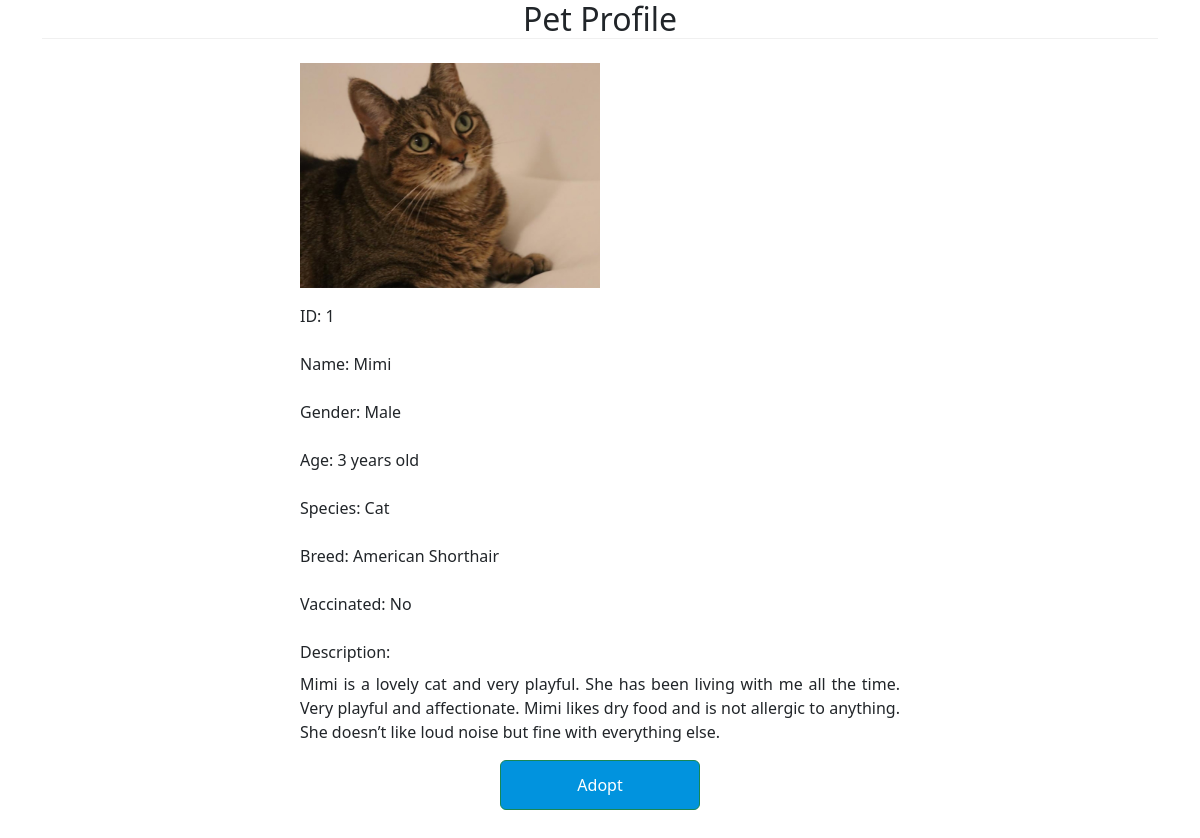
The app's page /pet-profile.php?petid=1 with its own data.
### tables this page shows
CREATE TABLE `pet` (
  `pet_id` int(10) NOT NULL,
  `pet_name` varchar(255) NOT NULL,
  `gender` varchar(255) NOT NULL,
  `age` varchar(255) NOT NULL,
  `species` varchar(255) NOT NULL,
  `breed` varchar(255) NOT NULL,
  `vaccination_status` varchar(255) NOT NULL,
  `description` text NOT NULL,
  `image` blob NOT NULL,
  `intake_date` date NOT NULL,
  `created_date` date NOT NULL DEFAULT current_timestamp()
);

### pet-profile.php (the view, shortened to what this page needs)
<?php
require('include/database.php');
$pet_id = $_GET["petid"];
?>
<!DOCTYPE html>
<html lang="en">
<head>
  <link href="https://cdn.jsdelivr.net/npm/bootstrap@5.2.3/dist/css/bootstrap.min.css" rel="stylesheet">
  <link rel="stylesheet" href="https://cdnjs.cloudflare.com/ajax/libs/font-awesome/6.4.0/css/all.min.css" />
</head>
<body>
  <div class="container">
    <div class="text-center mb-4">
    <h2 style="border-bottom:1px solid #f0f0f0;">Pet Profile</h2>
    </div>
    <?php
    $sql = "SELECT * FROM `pet` WHERE pet_id = $pet_id LIMIT 1";
    $result = mysqli_query($conn, $sql);
    $row = mysqli_fetch_assoc($result);
    ?>
    <div class="container d-flex justify-content-center">
      <form action="adoption-form.php" method="GET" style="width:50vw; min-width:300px;">
        <div class="mb-3">
          <?php echo "<img src='admin/uploads/" . $row['image'] . "' width='50%;' alt='Image'>" ?>
        </div>
        <div class="row mb-3">
          <div class="col">
            <label class="form-label">ID:</label>
            <?php echo $row['pet_id'] ?>
          </div>
        </div>
        <div class="row mb-3">
          <div class="col">
            <label class="form-label">Name:</label>
            <?php echo $row['pet_name'] ?>
          </div>
        </div>
        <div class="mb-3">
          <label class="form-label">Gender:</label>
          <?php echo $row['gender'] ?>
        </div>
        <div class="mb-3">
          <label class="form-label">Age:</label>
          <?php echo $row['age'] ?>
        </div>
        <div class="mb-3">
          <label class="form-label">Species:</label>
          <?php echo $row['species'] ?>
        </div>
        <div class="mb-3">
          <label class="form-label">Breed:</label>
          <?php echo $row['breed'] ?>
        </div>
        <div class="mb-3">
          <label class="form-label">Vaccinated:</label>
          <?php echo $row['vaccination_status'] ?>
        </div>
        <div class="mb-3" style="text-align: justify;">
          <label class="form-label">Description:</label><br>
          <?php echo $row['description'] ?>
        </div>
        <div style="display: flex; justify-content: center;">
          <a style='display: flex; justify-content: center; align-items:center; background:#0193DE; width: 200px; height: 50px;' type='submit' class='btn btn-success' name='submit' href='adoption-form.php'>Adopt</a>
        </div>
        <div style="height: 10vh;">
        </div>
      </form>
    </div>
  </div>
</body>
</html>

### records on screen
pet: image (picture), pet_id "1", pet_name "Mimi", gender "Male", age "3 years old", species "Cat", breed "American Shorthair", vaccination_status "No", description "Mimi is a lovely cat and very playful. She has been living with me all the time. Very playful and affectionate. Mimi likes dry food and is not allergic to anything. She doesn’t like loud noise but fine with everything else."
